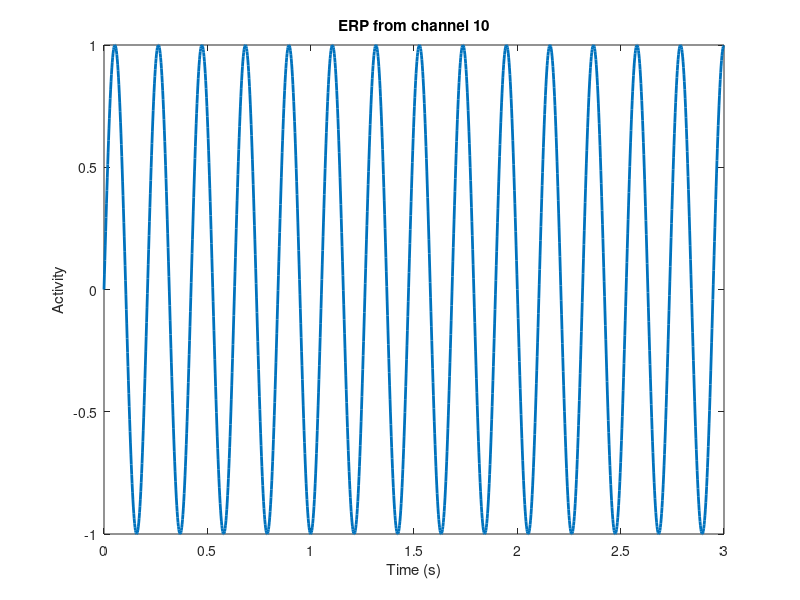

Reproduce this figure in MATLAB. (Note: this script raises an error after producing the figure.)
%%
%     COURSE: Solved challenges in neural time series analysis
%    SECTION: Simulating EEG data
%      VIDEO: Project 1: Channel-level EEG data
% Instructor: sincxpress.com
%
%%

%%% INSTRUCTIONS:
% The goal of this assignment is to simulate time series data
% that can be used to test time-series analysis methods.
% For each section below: 
%   1) Complete the MATLAB code
%   2) Put the data into the EEG structure
%      - Make sure all relevant fields are accurate (EEG.data, EEG.pnts, EEG.trials, EEG.srate, EEG.nbchan, EEG.times)
%   3) Use function plot_simEEG to plot some data
%   4) Vary the parameters

clear

%% 1) pure phase-locked sine wave

% parameters
EEG.srate  = 500; % sampling rate in Hz
EEG.pnts   = 1500;
EEG.trials = 30;
EEG.nbchan = 23;

sinefreq = 4.75; % in Hz

% time vector
EEG.times = (0:EEG.pnts-1)/EEG.srate;


% loop over channels and create data
for chani=1:EEG.nbchan
    for triali=1:EEG.trials
        % data as a sine wave
        EEG.data(chani,:,triali) = sin(2*pi*sinefreq*EEG.times);
    end
end


% plot an ERP from one channel
figure(1), clf
plot(EEG.times,squeeze(mean(EEG.data(10,:,:),3)),'linew',2)
xlabel('Time (s)'), ylabel('Activity')
title('ERP from channel 10')


% the function below takes at least one argument (EEG),
% and optionally a second argument (channel number),
% and optionally a third argument (figure number)
plot_simEEG(EEG,2,2)

%% 2) Non-phase-locked sine wave

% hint: copy/paste the code above but add something inside the sine 
%       function on each trial.

% parameters
EEG.srate  = 500; % sampling rate in Hz
EEG.pnts   = 1500;
EEG.trials = 40;
EEG.nbchan = 32;

sinefreq = 7.25; % in Hz

% time vector
EEG.times = (0:EEG.pnts-1)/EEG.srate;


% loop over channels and create data
for chani=1:EEG.nbchan
    for triali=1:EEG.trials
        % data as a sine wave
        EEG.data(chani,:,triali) = sin(2*pi*sinefreq*EEG.times + 2*pi*rand);
    end
end


% plot an ERP from one channel
figure(3), clf
plot(EEG.times,squeeze(mean(EEG.data(8,:,:),3)),'linew',2)
xlabel('Time (s)'), ylabel('Activity')
title('ERP from channel 8')


% the function below takes at least one argument (EEG),
% and optionally a second argument (channel number),
% and optionally a third argument (figure number)
plot_simEEG(EEG,8,4)

%% 3) multisine waves

% list of frequencies and corresponding amplitudes
frex = [ 3 9 18 ];
amps = [ 6 4 5  ];

% time vector
EEG.times = (0:EEG.pnts-1)/EEG.srate;

% loop over channels and trials
for chani=1:EEG.nbchan
    for triali=1:EEG.trials
        
        % hint: copy code from video "Three important equations..."
        sinewave = zeros(1,EEG.pnts);
        for si=1:numel(frex)
            sinewave = sinewave + amps(si)*sin(2*pi*frex(si)*EEG.times + pi*rand);
        end
        
        % data as a sine wave
        EEG.data(chani,:,triali) = sinewave;
    end
end

plot_simEEG(EEG,9,5)

%%% Question: What can you change in the code above to make the EEG
%             activity non-phase-locked over trials?
%             Add a phase shifter '+ pi*rand' to the sinewave, for ex.
%             
%%% Question: Which of the plots look different for phase-locked vs. non-phase-locked?
%             (Hint: plot them in different figures to facilitate comparison.)
%             Are you surprised about the differences?
%             Mostly ERP plot, whose amplitude diminish

%% 4) nonstationary sine waves

% loop over channels and trials
for chani=1:EEG.nbchan
    for triali=1:EEG.trials
        
        % hint: instantaneous frequency via interpolated random numbers
        freqmod = 20*interp1(rand(1,10),linspace(1,10,EEG.pnts));
        signal  = sin( 2*pi * ((EEG.times + cumsum(freqmod))/EEG.srate) );
        
        EEG.data(chani,:,triali) = signal;
    end
end

plot_simEEG(EEG,3,6);

%% 5) transient oscillations w/ Gaussian

peaktime = 1.5; % seconds
width = .15;
sinefreq = 9;

% loop over channels and trials
for chani=1:EEG.nbchan
    for triali=1:EEG.trials
         
        % create Gaussian taper (randomised at each trial '+rand/5')
        gaus = exp( -(EEG.times-peaktime+rand/5).^2 / (2*width^2) );

        % then multiply the gaussian by a sine wave
        EEG.data(chani,:,triali) = sin(2*pi*sinefreq*EEG.times + pi*rand) .* gaus;

    end
end

plot_simEEG(EEG,4,7);

%% 6) repeat #3 with white noise


% list of frequencies and corresponding amplitudes
frex = [ 3 9 18 ];
amps = [ 6 4 5  ];

% time vector
EEG.times = (0:EEG.pnts-1)/EEG.srate;

% loop over channels and trials
for chani=1:EEG.nbchan
    for triali=1:EEG.trials
        
        % hint: copy code from video "Three important equations..."
        sinewave = zeros(1,EEG.pnts);
        for si=1:numel(frex)
            sinewave = sinewave + amps(si)*sin(2*pi*frex(si)*EEG.times);
        end
        
        % data as a sine wave
        EEG.data(chani,:,triali) = sinewave + 10*randn(size(sinewave));
    end
end

plot_simEEG(EEG,9,8)

%% 7) repeat #5 with 1/f noise

% amount of noise
noiseamp = .3;

% create Gaussian taper
peaktime = 1.5; % seconds
width = .5;
sinefreq = 9;
gaus = exp( -(EEG.times-peaktime).^2 / (2*width^2) );

% loop over channels and trials
for chani=1:EEG.nbchan
    for triali=1:EEG.trials
        
        % generate 1/f amplitude spectrum
        ed = 50; % exponential decay parameter
        as = rand(1,floor(EEG.pnts/2)-1) .* exp(-(1:floor(EEG.pnts/2)-1)/ed);
        as = [as(1) as 0 as(:,end:-1:1)];
        % Fourier coefficients
        fc = as .* exp(1i*2*pi*rand(size(as)));
        % inverse Fourier transform to create the noise
        noise = real(ifft(fc)) * EEG.pnts;

        % then multiply the gaussian by a sine wave
        EEG.data(chani,:,triali) = sin(2*pi*sinefreq*EEG.times + pi*rand) .* gaus + noiseamp*noise;

    end
end

plot_simEEG(EEG,4,9);

%%

